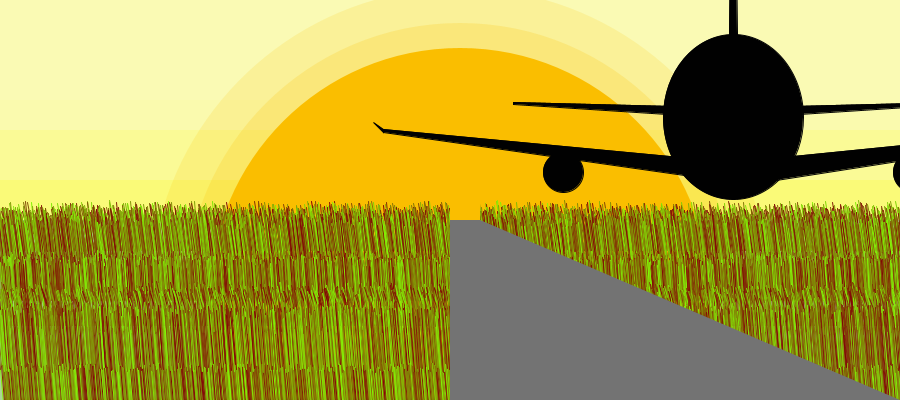
Frame 1 (no input)
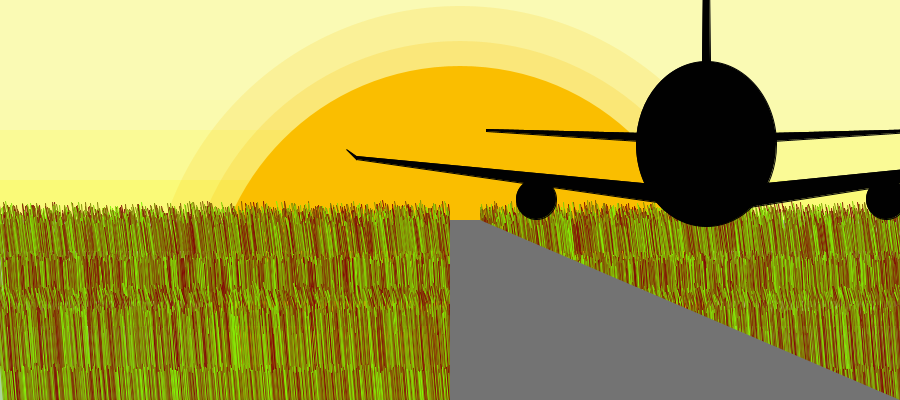
Frame 60 (the mouse pressed at the canvas centre just before this capture)
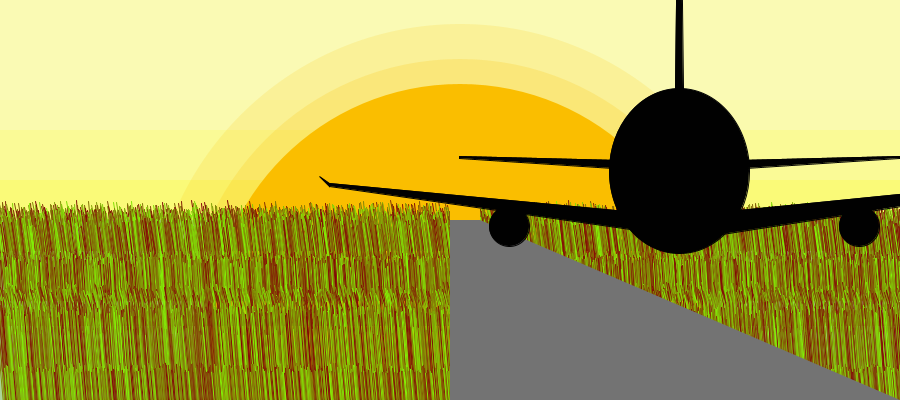
Frame 120 (the mouse held since frame 60 and released just before this capture)

The Processing sketch that drew these frames (run headless with seeded random() and noise(); from frame 60 on, the mouse is pressed at the canvas centre):

// Processing sketch: processing_118400
// ── processing_118400.pde

//Green, Green Grass of Home
//li YI-xiu
//When I heard that song, I can image that I was far away from home  
//And I wish someday I can back to my hometown.

int div =2;

void setup() {   
  size(900, 400); 
  background(250, 250, 150);
  loop();
}


void draw() {
  //background draw
  background(250, 250, 180);
  noStroke();
  fill(172, 213, 152);
  quad(0, 220, 430, 220, 460, 400, 0, 400);
  quad(480, 220, 900, 220, 900, 430, 480, 220);

  fill(250, 250, 120);
  quad(0, 220, 900, 220, 900, 180, 0, 180);
  fill(250, 250, 150);
  quad(0, 180, 900, 180, 900, 130, 0, 130);
  fill(250, 250, 160, 80);
  quad(0, 130, 900, 130, 900, 100, 0, 100);

  int s=second();
  fill(250, 190, -10);//sun
  ellipse(460, 220+2*s, 500, 500);
  fill(250, 190, -10, 50);
  ellipse(460, 220+2*s, 550, 550);
  fill(250, 190, -10, 40);
  ellipse(460, 220+2*s, 620, 620);

  //let the meadow can move with wind in left.
  for (int i = 5; i<430; i+=1) {
    wiggle_line(i, -25, i, 100);
    wiggle_line(i, 0, i, 150);
    wiggle_line(i, 75, i, 120);
    wiggle_line(i, 100, i, 200);
    wiggle_line(i, 110, i, 190);
    wiggle_line(i, 150, i, 200);
  }
  //let the meadow can move with wind in right.
  for (int j = 430; j<910; j+=1) {
    wiggle_line(j, -25, j, 100);
    wiggle_line(j, 0, j, 150);
    wiggle_line(j, 75, j, 120);
    wiggle_line(j, 100, j, 200);
    wiggle_line(j, 110, j, 190);
    wiggle_line(j, 150, j, 200);
  }

  noStroke();//The road.
  fill(115, 115, 115);
  quad(450, 220, 480, 220, 900, 400, 450, 450);
  fill(250, 190, -10);
  quad(450, 220, 480, 220, 480, 180, 450, 180);

  stroke(1);//airplane
  fill(1, 1, 1);
  ellipse(850-3*s, 0+3*s, 140, 165);
  fill(1, 1, 1);
  quad(850-3*s, 65+3*s, 500-3*s, 15+3*s, 500-3*s, 12+3*s, 850-3*s, 45+3*s);
  quad(500-3*s, 15+3*s, 490-3*s, 5+3*s, 500-3*s, 12+3*s, 500-3*s, 15+3*s);

  quad(880-3*s, 65+3*s, 1200-3*s, 15+3*s, 1200-3*s, 10+3*s, 850-3*s, 45+3*s);
  quad(1200-3*s, 15+3*s, 1210-3*s, 5+3*s, 1200-3*s, 10+3*s, 1200-3*s, 15+3*s);

  quad(830-3*s, -10+3*s, 830-3*s, 0+3*s, 630-3*s, -13+3*s, 630-3*s, -15+3*s);
  quad(870-3*s, -10+3*s, 870-3*s, 0+3*s, 1070-3*s, -13+3*s, 1070-3*s, -15+3*s);
  quad(845-3*s, 0+3*s, 855-3*s, 0+3*s, 852-3*s, -250+3*s, 848-3*s, -250+3*s);
  ellipse(680-3*s, 55+3*s, 40, 40);
  ellipse(1030-3*s, 55+3*s, 40, 40);
}



//control how the meadow moving.
void wiggle_line(float sx, float sy, float ex, float ey) {
  strokeWeight(1);
  noStroke();
  line(sx, sy, ex, ey);

  float xstep = (ex - sx)/div;
  float ystep = (ey - sy)/div;
  float lastx = sx;
  float lasty = sy;
  float y = sy;
  float x = sx;
  for (int i=0; i<div; i+=1) {
    x = x + xstep;
    x = x + random(1)-5; 
    y = y + ystep;
    y = y + random(10) - 10;
    stroke(130, random(250), 5);
    //line (x, y, lastx, lasty);
    line (x, height-y, lastx, height-lasty);
    lastx = x;
    lasty = y;
  }
}
